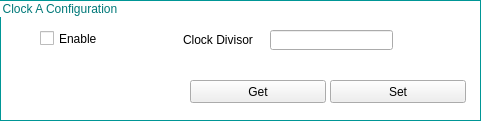
                   <widget class="QGroupBox" name="groupBox_31">
                    <property name="geometry">
                     <rect>
                      <x>23</x>
                      <y>449</y>
                      <width>481</width>
                      <height>121</height>
                     </rect>
                    </property>
                    <property name="maximumSize">
                     <size>
                      <width>16777215</width>
                      <height>150</height>
                     </size>
                    </property>
                    <property name="styleSheet">
                     <string notr="true">QGroupBox{ border: 1px solid ;
background-color: transparent;
border-color: rgb(0,150,150);
color:rgb(0,120,120);
;}</string>
                    </property>
                    <property name="title">
                     <string>Clock A Configuration</string>
                    </property>
                    <widget class="QLabel" name="label_3">
                     <property name="geometry">
                      <rect>
                       <x>183</x>
                       <y>30</y>
                       <width>81</width>
                       <height>20</height>
                      </rect>
                     </property>
                     <property name="text">
                      <string>Clock Divisor</string>
                     </property>
                    </widget>
                    <widget class="QCheckBox" name="clkEnable_checkBox">
                     <property name="geometry">
                      <rect>
                       <x>40</x>
                       <y>30</y>
                       <width>71</width>
                       <height>17</height>
                      </rect>
                     </property>
                     <property name="text">
                      <string>Enable</string>
                     </property>
                    </widget>
                    <widget class="QLineEdit" name="clkDivisor">
                     <property name="geometry">
                      <rect>
                       <x>270</x>
                       <y>30</y>
                       <width>123</width>
                       <height>20</height>
                      </rect>
                     </property>
                    </widget>
                    <widget class="QPushButton" name="getClkConfig_pushButton">
                     <property name="geometry">
                      <rect>
                       <x>190</x>
                       <y>80</y>
                       <width>136</width>
                       <height>23</height>
                      </rect>
                     </property>
                     <property name="sizePolicy">
                      <sizepolicy hsizetype="Fixed" vsizetype="Fixed">
                       <horstretch>0</horstretch>
                       <verstretch>0</verstretch>
                      </sizepolicy>
                     </property>
                     <property name="minimumSize">
                      <size>
                       <width>136</width>
                       <height>0</height>
                      </size>
                     </property>
                     <property name="text">
                      <string>Get</string>
                     </property>
                    </widget>
                    <widget class="QPushButton" name="setClkConfig_pushButton">
                     <property name="geometry">
                      <rect>
                       <x>330</x>
                       <y>80</y>
                       <width>136</width>
                       <height>23</height>
                      </rect>
                     </property>
                     <property name="sizePolicy">
                      <sizepolicy hsizetype="Fixed" vsizetype="Fixed">
                       <horstretch>0</horstretch>
                       <verstretch>0</verstretch>
                      </sizepolicy>
                     </property>
                     <property name="minimumSize">
                      <size>
                       <width>136</width>
                       <height>0</height>
                      </size>
                     </property>
                     <property name="text">
                      <string>Set</string>
                     </property>
                    </widget>
                   </widget>
